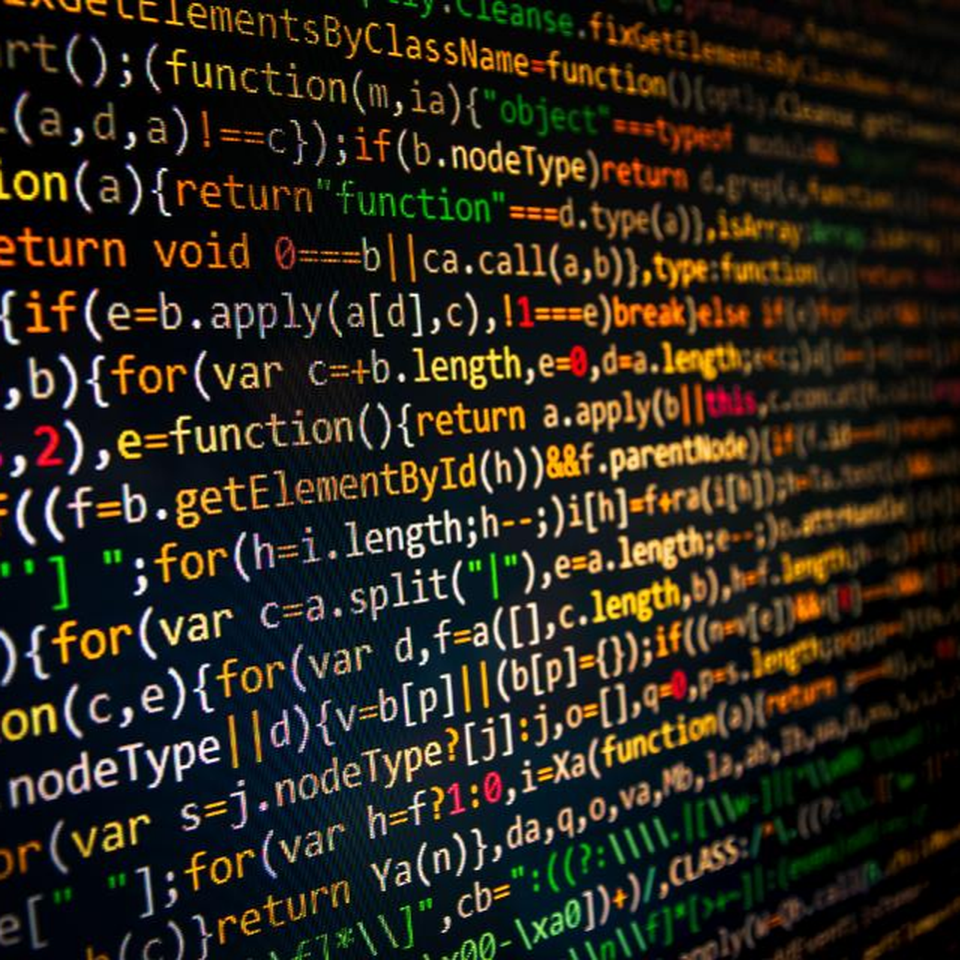
#> input picture QR_Mobile_app/parkomp_ticket_generator/assets/images/coding.png, 960 x 960 px
$ python -i Preprocess.py   (imports and definitions only)
#> lines starting #> are read from the running program, lines starting #| are printed output that depends on the picture; after the words box and inside, x2 and y2 are one past the last pixel; in counts of white or black regions, pixels touching at a corner belong together
#> further down, picture is the input picture: shape (960, 960, 3); mean B, G, R 27.8, 37.6, 42.4
from cv2 import cv2 as cv
import numpy as np

GAUSSIAN_SMOOTH_FILTER_SIZE = (5, 5)
ADAPTIVE_THRESH_BLOCK_SIZE = 19
ADAPTIVE_THRESH_WEIGHT = 9

def preprocess(imgOriginal):
    imgGrayscale = extractValue(imgOriginal)

    imgMaxContrastGrayscale = maximizeContrast(imgGrayscale)

    height, width = imgGrayscale.shape

    imgBlurred = np.zeros((height, width, 1), np.uint8)

    imgBlurred = cv.GaussianBlur(imgMaxContrastGrayscale, GAUSSIAN_SMOOTH_FILTER_SIZE, 0)

    imgThresh = cv.adaptiveThreshold(imgBlurred, 255.0, cv.ADAPTIVE_THRESH_GAUSSIAN_C, cv.THRESH_BINARY_INV, ADAPTIVE_THRESH_BLOCK_SIZE, ADAPTIVE_THRESH_WEIGHT)

    return imgGrayscale, imgThresh

def extractValue(imgOriginal):
    height, width, _ = imgOriginal.shape
#> height = 960; width = 960

    imgHSV = np.zeros((height, width, 3), np.uint8)

    imgHSV = cv.cvtColor(imgOriginal, cv.COLOR_BGR2HSV)
#> imgHSV: shape (960, 960, 3); mean H, S, V 65.8, 174.5, 52.1

    _, _, imgValue = cv.split(imgHSV)
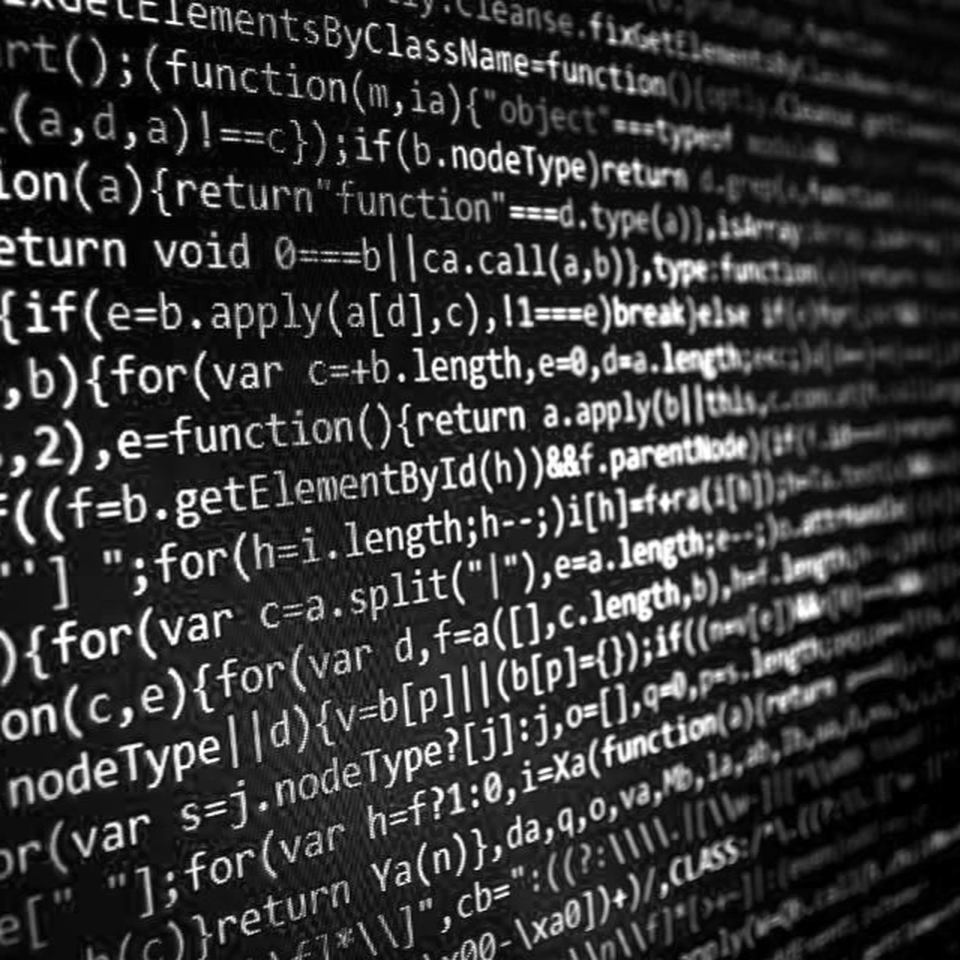
#> imgValue: shape (960, 960); min 0, max 255, mean 52.1

    return imgValue

def maximizeContrast(imgGrayscale):

    height, width = imgGrayscale.shape
#> height = 960; width = 960

    imgTopHat = np.zeros((height, width, 1), np.uint8)
    imgBlackHat = np.zeros((height, width, 1), np.uint8)

    structuringElement = cv.getStructuringElement(cv.MORPH_RECT, (3, 3))

    imgTopHat = cv.morphologyEx(imgGrayscale, cv.MORPH_TOPHAT, structuringElement)
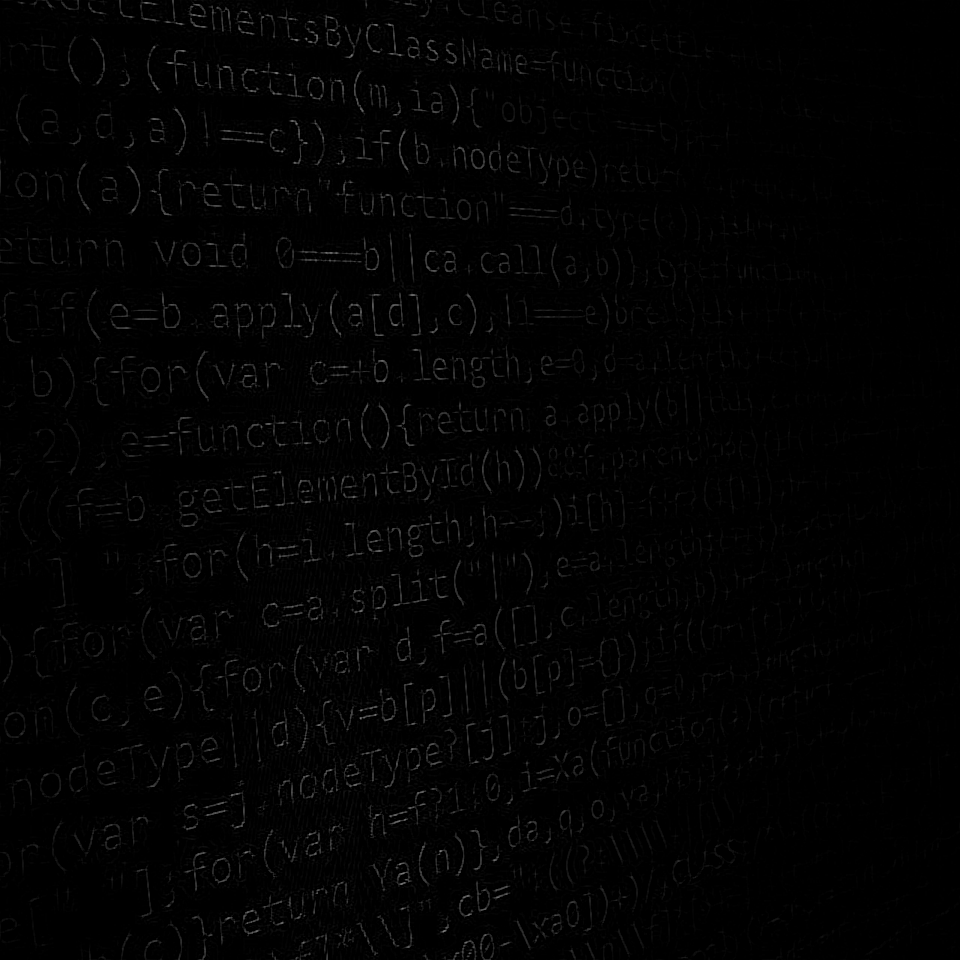
#> imgTopHat: shape (960, 960); min 0, max 129, mean 2.7
    imgBlackHat = cv.morphologyEx(imgGrayscale, cv.MORPH_BLACKHAT, structuringElement)

    imgGrayscalePlusTopHat = cv.add(imgGrayscale, imgTopHat)
    imgGrayscalePlusTopHatMinusBlackHat = cv.subtract(imgGrayscalePlusTopHat, imgBlackHat)

    return imgGrayscalePlusTopHatMinusBlackHat

def laplacianBlurDetect(img):
	# compute the Laplacian of the image and then return the focus
	# measure, which is simply the variance of the Laplacian
	return cv.Laplacian(img, cv.CV_64F).var()

>>> import cv2
>>> picture = cv2.imread('../../../../QR_Mobile_app/parkomp_ticket_generator/assets/images/coding.png')
>>> result = preprocess(picture)
#> in preprocess, `imgThresh = cv.adaptiveThreshold(imgBlurred, 255.0, cv.ADAPTIVE_THRESH..`:
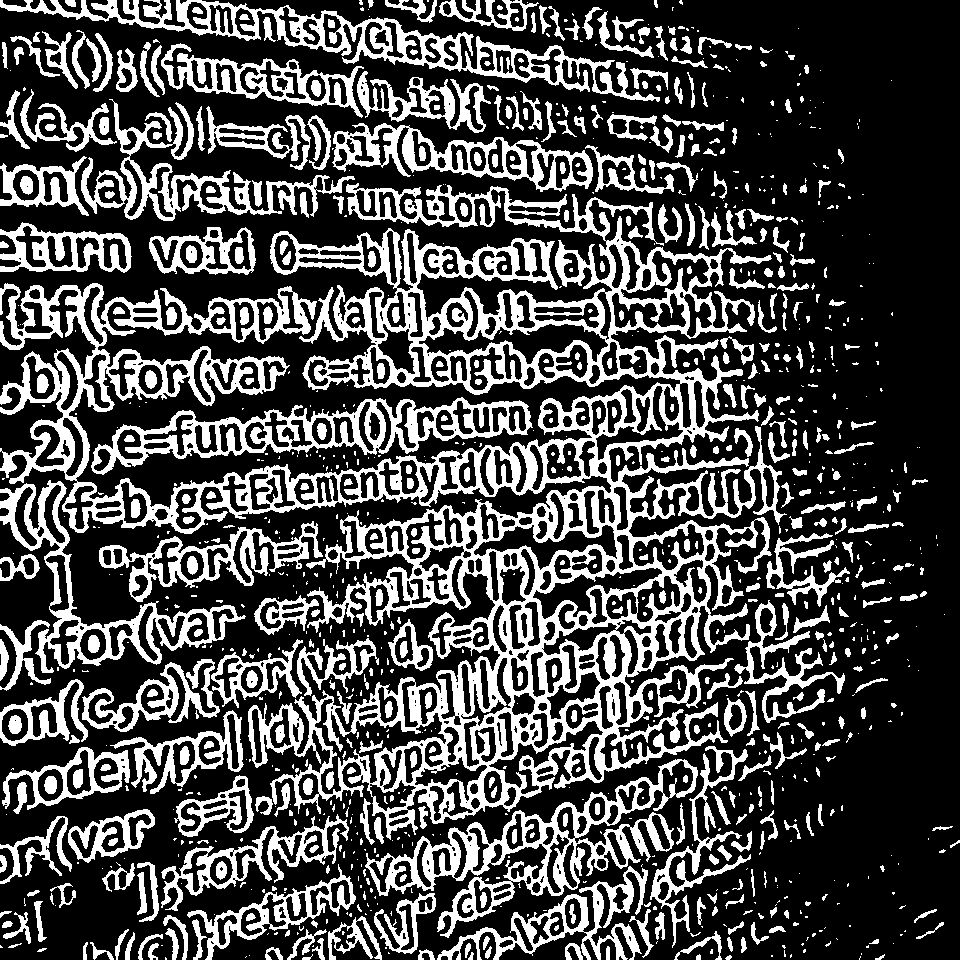
#> imgThresh: shape (960, 960); 29.5% white; 1105 white regions (621 under 20 px), largest, box (x1, y1, x2, y2) and area: (0, 183, 787, 840) 115040, (365, 759, 698, 938) 10742, (0, 0, 660, 102) 10367
